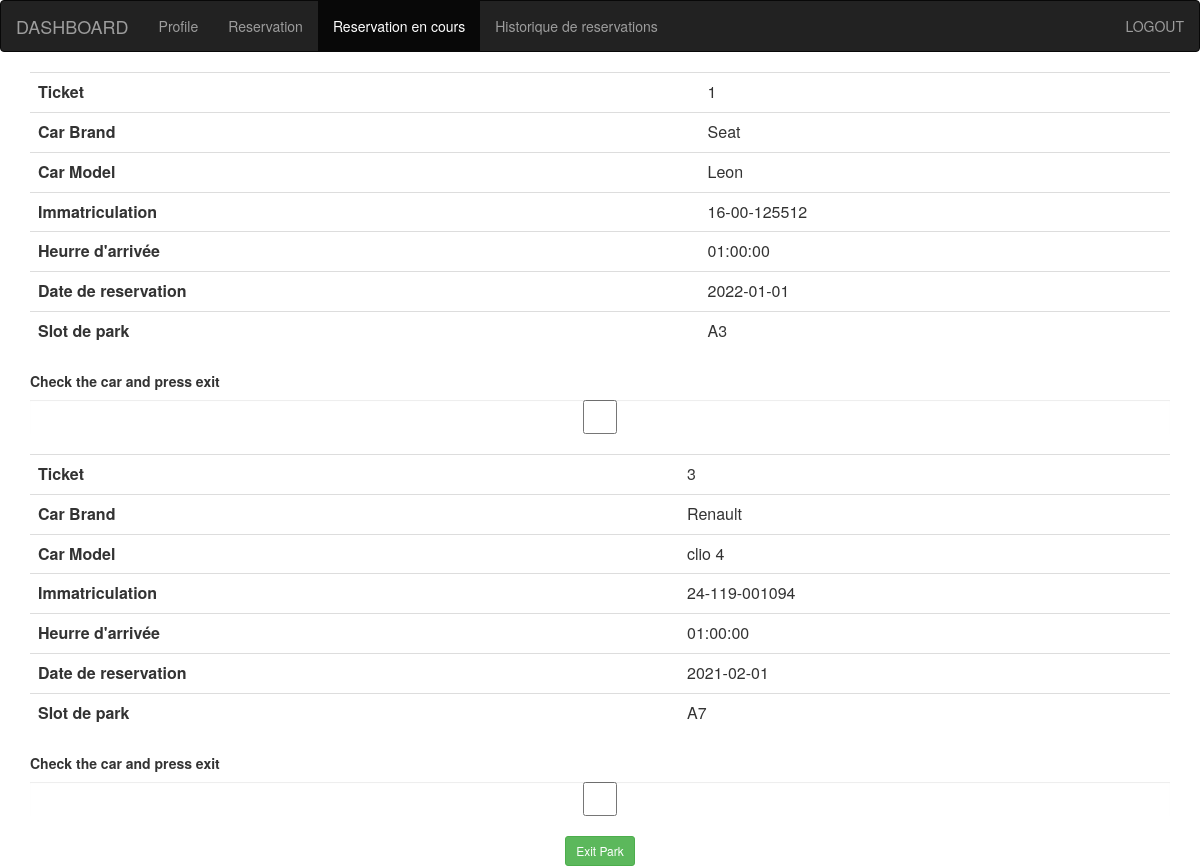
The page /clientarea/encours.php (signed in) on the database its author committed.
### tables this page shows
CREATE TABLE `reserved` (
  `ticket` int(11) NOT NULL,
  `username` varchar(255) DEFAULT NULL,
  `carBrand` varchar(255) DEFAULT NULL,
  `carModel` varchar(255) DEFAULT NULL,
  `immatriculation` varchar(255) DEFAULT NULL,
  `heurreA` time DEFAULT NULL,
  `dateReserved` date DEFAULT NULL,
  `slot` varchar(50) DEFAULT NULL
);

### clientarea/encours.php (the view, shortened to what this page needs)
<?php
require_once("../config/db.php");
if(isset($_SESSION['user'])){
  $user = $_SESSION['user'];
  $query = "SELECT * FROM reserved WHERE username = '$user'";
  $result = mysqli_query($con,$query);
  $n = mysqli_num_rows($result);
?>
<html lang="en">
<head>
    <link href="https://stackpath.bootstrapcdn.com/bootstrap/3.4.1/css/bootstrap.min.css" rel="stylesheet">
</head>
<body>
<nav class="navbar navbar-inverse">
  <div class="container-fluid">
    <div class="navbar-header">
      <a class="navbar-brand" href="#">DASHBOARD</a>
    </div>
    <ul class="nav navbar-nav">
      <li><a href="index.php">Profile</a></li>
      <li ><a href="reservation.php">Reservation</a></li>
	  <li class="active"><a href="encours.php">Reservation en cours</a></li>
      <li ><a href="historique.php">Historique de reservations</a></li>
    </ul>
	<ul class="nav navbar-nav navbar-right">
        <li><a href="logout.php">LOGOUT</a>
        </li>
      </ul>
  </div>
</nav>
<div class="container">
  <?php
    if($n>0){
  while($row= mysqli_fetch_assoc($result)){
   ?>
<div class="table-responsive">
<table class="table">
    <tr>
      <th scope="row">Ticket</th>
      <td><?php echo $row['ticket']; ?></td>
    </tr>
    <tr>
      <th scope="row">Car Brand</th>
      <td id ="carBrand"><?php echo $row['carBrand']; ?></td>
    </tr>
    <tr>
      <th scope="row">Car Model</th>
      <td><?php echo $row['carModel']; ?></td>
    </tr>
    <tr>
      <th scope="row">Immatriculation</th>
      <td><?php echo $row['immatriculation']; ?></td>
    </tr>
    <tr>
      <th scope="row">Heurre d'arrivée</th>
      <td><?php echo $row['heurreA']; ?></td>
    </tr>
    <tr>
      <th scope="row">Date de reservation</th>
      <td><?php echo $row['dateReserved']; ?></td>
    </tr>
    <tr>
      <th scope="row">Slot de park</th>
      <td><?php echo $row['slot']; ?></td>
    </tr>
</table>
<label for="ticketToDelete">Check the car and press exit</label>
<input type="checkbox"  class="form-control" value="<?php echo $row['ticket'];?>" name="myCheckboxes[]" id="ticketToDelete" >
<br>
</div>
<?php
  }
  ?>
  <div align="center"> <button class="btn btn-success btn-sm" id="exit">Exit Park</button></div>
  <?php
  }else{
    echo "<h1>No Actual Reservations</h1>";
  }
  ?>
</div>
</body>
</html>
<?php
}else {
echo "<script>window.location.href = '../index.html'; </script>";
}
?>

### rows shown on the page
reserved: ticket "1", carBrand "Seat", carModel "Leon", immatriculation "16-00-125512", heurreA "01:00:00", dateReserved "2022-01-01", slot "A3"
reserved: ticket "3", carBrand "Renault", carModel "clio 4", immatriculation "24-119-001094", heurreA "01:00:00", dateReserved "2021-02-01", slot "A7"
